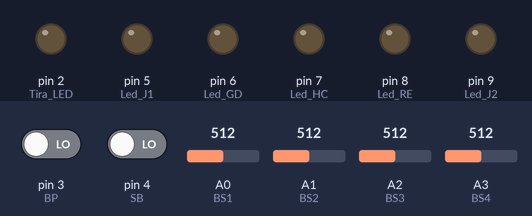
Bench run of a sketch on a simulated Arduino Uno, built with avr-gcc and run on an emulated ATmega328P. Shown: output pins drawn as LEDs (lit = HIGH). The test bench sets the inputs (shaded band); at power-on: pin 3 (BP) LOW, pin 4 (SB) LOW, A0 (BS1) = 512, A1 (BS2) = 512, A2 (BS3) = 512, A3 (BS4) = 512. What the sketch prints to the serial monitor is not drawn.

Above: at 1.2 s.
1.3 s: pin 3 (BP) driven HIGH
At 1.8 s:
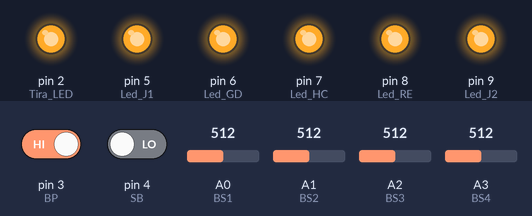
2.8 s: pin 3 (BP) driven LOW
At 4.2 s:
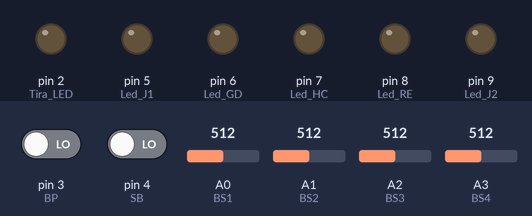
Timing chart, 0 to 5.8 s (numbered marks = the images above; inputs shaded):
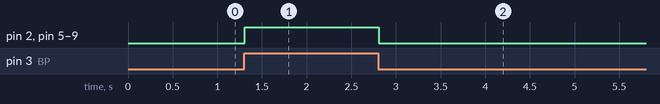

The sketch:

Prueba_All_In_Out.ino
```cpp
#include <SoftwareSerial.h>

// Botones de selección
int BS1=A0,BS2= A1,BS3=A2,BS4=A3;
// Botón de selección y sensor del banco
int BP=3,SB=4;

// Leds de jugadores
int Led_J1=5,Led_J2=9;
// Leds de categorías
int Led_GD=6,Led_HC=7,Led_RE=8;
// Tira LED
int Tira_LED=2;

void setup()
{
  Serial.begin(9600);
  pinMode(BP,INPUT);
  pinMode(SB,INPUT);
  pinMode(BS1,INPUT);
  pinMode(BS2,INPUT);
  pinMode(BS3,INPUT);
  pinMode(BS4,INPUT);

  pinMode(Led_J1, OUTPUT);
  pinMode(Led_J2, OUTPUT);
  pinMode(Led_GD, OUTPUT);
  pinMode(Led_HC, OUTPUT);
  pinMode(Led_RE, OUTPUT);
  pinMode(Tira_LED, OUTPUT);

  digitalWrite(Led_J1,LOW);
  digitalWrite(Led_J2,LOW);
  digitalWrite(Led_GD,LOW);
  digitalWrite(Led_HC,LOW);
  digitalWrite(Led_RE,LOW);
  digitalWrite(Tira_LED,LOW);
}

void loop()
{
  int BP_Read = digitalRead(BP);
  int SB_Read = digitalRead(SB);
  int BS1_Read = analogRead(BS1);
  int BS2_Read = analogRead(BS2);
  int BS3_Read = analogRead(BS3);
  int BS4_Read = analogRead(BS4);

  Serial.println(BS4_Read);

  if(BP_Read == 1)
  {
    digitalWrite(Led_J1,HIGH);
    digitalWrite(Led_J2,HIGH);
    digitalWrite(Led_GD,HIGH);
    digitalWrite(Led_HC,HIGH);
    digitalWrite(Led_RE,HIGH);
    digitalWrite(Tira_LED,HIGH);
  }else
  {
    digitalWrite(Led_J1,LOW);
    digitalWrite(Led_J2,LOW);
    digitalWrite(Led_GD,LOW);
    digitalWrite(Led_HC,LOW);
    digitalWrite(Led_RE,LOW);
    digitalWrite(Tira_LED,LOW);
  }

//  if(BS1_Read < 500)
//  { digitalWrite(Led_J1,HIGH);
//    digitalWrite(Led_J2,HIGH);
//  }else{
//    digitalWrite(Led_J1,LOW);
//    digitalWrite(Led_J2,LOW);
//  }

//  if(BS2_Read < 10)
//  { digitalWrite(Led_GD,HIGH);
//    digitalWrite(Led_HC,HIGH);
//    digitalWrite(Led_RE,HIGH);
//  }else{
//    digitalWrite(Led_GD,LOW);
//    digitalWrite(Led_HC,LOW);
//    digitalWrite(Led_RE,LOW);
//  }

//  if(BS3_Read < 50)
//  { digitalWrite(Tira_LED,HIGH);
//  }else{digitalWrite(Tira_LED,LOW);}

}
```

Measured:
- after the input at 1.3 s, pin 2 (Tira_LED), pin 5 (Led_J1), pin 6 (Led_GD), pin 7 (Led_HC), pin 8 (Led_RE), pin 9 (Led_J2): LOW → HIGH at once
- after the input at 2.8 s, pin 2 (Tira_LED), pin 5 (Led_J1), pin 6 (Led_GD), pin 7 (Led_HC), pin 8 (Led_RE), pin 9 (Led_J2): HIGH → LOW at once
